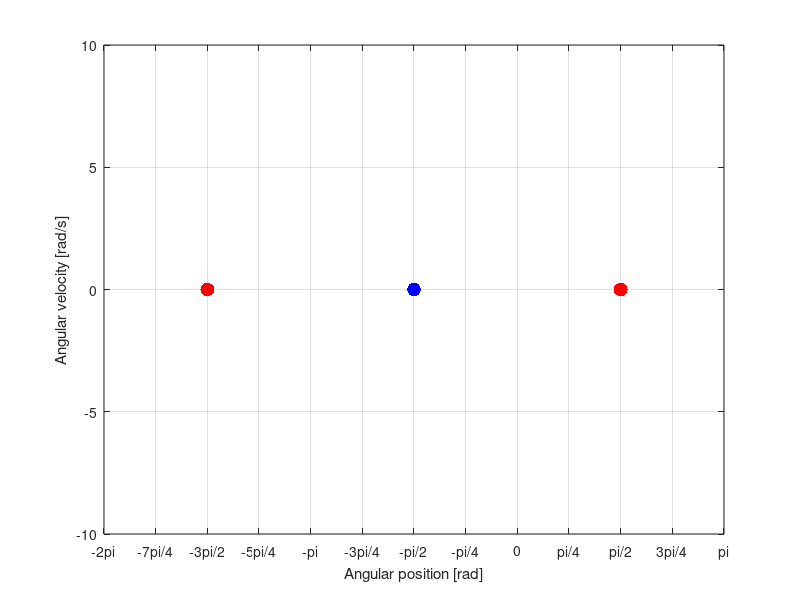

Write MATLAB code to recreate this figure. (Note: this script raises an error after producing the figure.)
function control = LQR_RRT_pend
% Computes the sequence of control actions needed for the swing up of
% a simple pendulum using a Rapidly Exploring Random Tree.
% The tree will grow from the initial state and span the phase space area,
% looking for the goal point/state (indicated by the red marker).
% If the goal state was located, a red line traces back the sequence of states used
% to reach the goal state.
	
	x0 = [-pi/2; 0];	% initial state; angle position measured from x-axis
	xG = [pi/2; 0];		% goal state

	xlimits = [-2*pi,pi; -10,10];	% state limits
		
	N = 1000;	% maximum number of iterations

	goal_bias = 0.10;   % choose the goal state instead of a random state 10% of the time

	% pre-allocating memory
	V = repmat(x0,1,N);		% stores a graph of states in RRT
	P = ones(1,N);			% stores index of parent states
	Ui = ones(1,N);			% stores index of control actions in U
	u_path = ones(1,1000);  % stores sequence of control actions (solution to problem)
	xbi = 1;                % index used for traceback
	cost = [0];             % stores cost each node from root of tree (cummulative LQR cost of path through tree)
	paths = {[0,0]};
	path_handles = [0];
	
	setup_plot(x0,xG,xlimits);
	
	% keep growing RRT util goal found or run out of iterations
	for n = 2:N
	    use_goal = rand < goal_bias;
	    if(use_goal)
	        x_rand = xG;
	    else
            % get random state
        	x_rand = rand(2,1).*(xlimits(:,2)-xlimits(:,1)) + xlimits(:,1);
    %    	x_rand_handle = text(x_rand(1),x_rand(2),'  x_{rand}');
        end
		
		% select RRT vertex closest to the state point, based on LQR distance metric
		i = LQR_nearest(V,x_rand,n);
		x_nearest = V(:,i);
%    	x_nearest_handle = text(x_nearest(1),x_nearest(2),'  x_{nearest}');
		
%		pause;
		
		% temporarily create branch from nearest tree vertex to the new random state
		[t, delta, new_cost] = LQR_steer_connect(x_nearest, x_rand);
        x_new = delta(end-1,:)';        % instead of the random state, use end of path steered towards random state; i.e. use x_new
        
        % get list of tree vertices near new state x_new
        X_near_indices = LQR_near(V,x_new,n);
        
        % choose a parent for x_new such that adding x_new to the tree is most efficient in terms of cost
        [x_min_index, delta_min] = choose_parent(V,X_near_indices,x_new,cost);
        if(length(delta_min) == 0)
            delta_min = delta;
            x_min_index = i;
        end
        x_new = delta_min(end-1,:)';
%        x_parent = V(:,x_min_index);
%    	x_parent_handle = text(x_parent(1),x_parent(2),'  x_{parent}');
        
%		pause;
        
		% plot new RRT branch
        new_path_handle = plot(delta_min(1:end-1,1),delta_min(1:end-1,2));
		
		% link new state to the nearest vertex in the tree
%        text(x_new(1),x_new(2),['',num2str(n)]);
		V(:,n) = x_new;
		P(n) = x_min_index;
		cost = [cost; cost(x_min_index)+new_cost];
		paths = {paths,delta_min(1:end-1,:)};
    	path_handles = [path_handles; new_path_handle];
%		Ui(n) = ui;
        
        % rewire tree such that vertices near x_new use x_new as parent is it is more cost-effective
        [P,path_handles] = rewire(V, P, X_near_indices, x_new, cost, n, path_handles);
        
		% for higher values of n, only update plot every 100 iteration (speeds up animation)
		%{
		if(mod(n,1)==1)
			drawnow;
		end
		%}
		
		drawnow;
%{
		pause;
		delete(x_rand_handle);
		delete(x_nearest_handle);
		delete(x_parent_handle);    
%}		
		
%		pause;

		% if the goal was reached, stop growing tree
		%{
		if((x_new(1) <= xG(1)+0.1) && (x_new(1) >= xG(1)-0.1))
		    if((x_new(2) <= xG(2)+0.5) && (x_new(2) >= xG(2)-0.5))			
			    break;
			end
		end
		%}
		
	end
	
	if(n == N)
		title('Simulation complete (goal not found; ran out of iterations)');
	else		% retrace steps from goal state to initial state
	    title('Simulation complete (goal found)');
	    n
        xbi = n;
        index = 1;

        % retrace control actions and solution trajectory
		% path displayed using red line
        while(xbi ~= 1)
	        xx = [V(1,xbi),V(1,P(xbi))];
	        if abs(xx(2)-xx(1))<pi
		        line([V(1,xbi),V(1,P(xbi))],[V(2,xbi),V(2,P(xbi))],'Color','r','LineWidth',2);
	        end
	
%            u_path(index) = U( Ui(xbi) );
%            index = index+1;
	        xbi = P(xbi);
        end
        
%{        
        index2 = 1;
       	u_path_final = ones(1,index-1);
        while(index > 1)
            u_path_final(index2) = u_path(index-1);
            index = index-1;
            index2 = index2+1;
        end
        
        control = [[0:dt:dt*length(u_path_final)-dt]',u_path_final'];
%}
        drawnow;

	end
	
end

function [] = setup_plot(x0,xG,xlimits)
    % setup plot
	figure(1);
	hold off;
	plot(x0(1),x0(2),'b.','MarkerSize',30);	% initial state in blue
	hold on;
	plot(xG(1),xG(2),'r.','MarkerSize',30);	% goal state in red
	plot(xG(1)-2*pi,xG(2),'r.','MarkerSize',30);	% goal state in red
	grid on;

	axis([xlimits(1,:),xlimits(2,:)]);
	xlabel('Angular position [rad]');
	ylabel('Angular velocity [rad/s]');
	
	set(gca,'XTick',-2*pi:pi/4:pi,'XTickLabel',{'-2pi','-7pi/4','-3pi/2','-5pi/4','-pi','-3pi/4','-pi/2','-pi/4','0','pi/4','pi/2','3pi/4','pi'});
end

